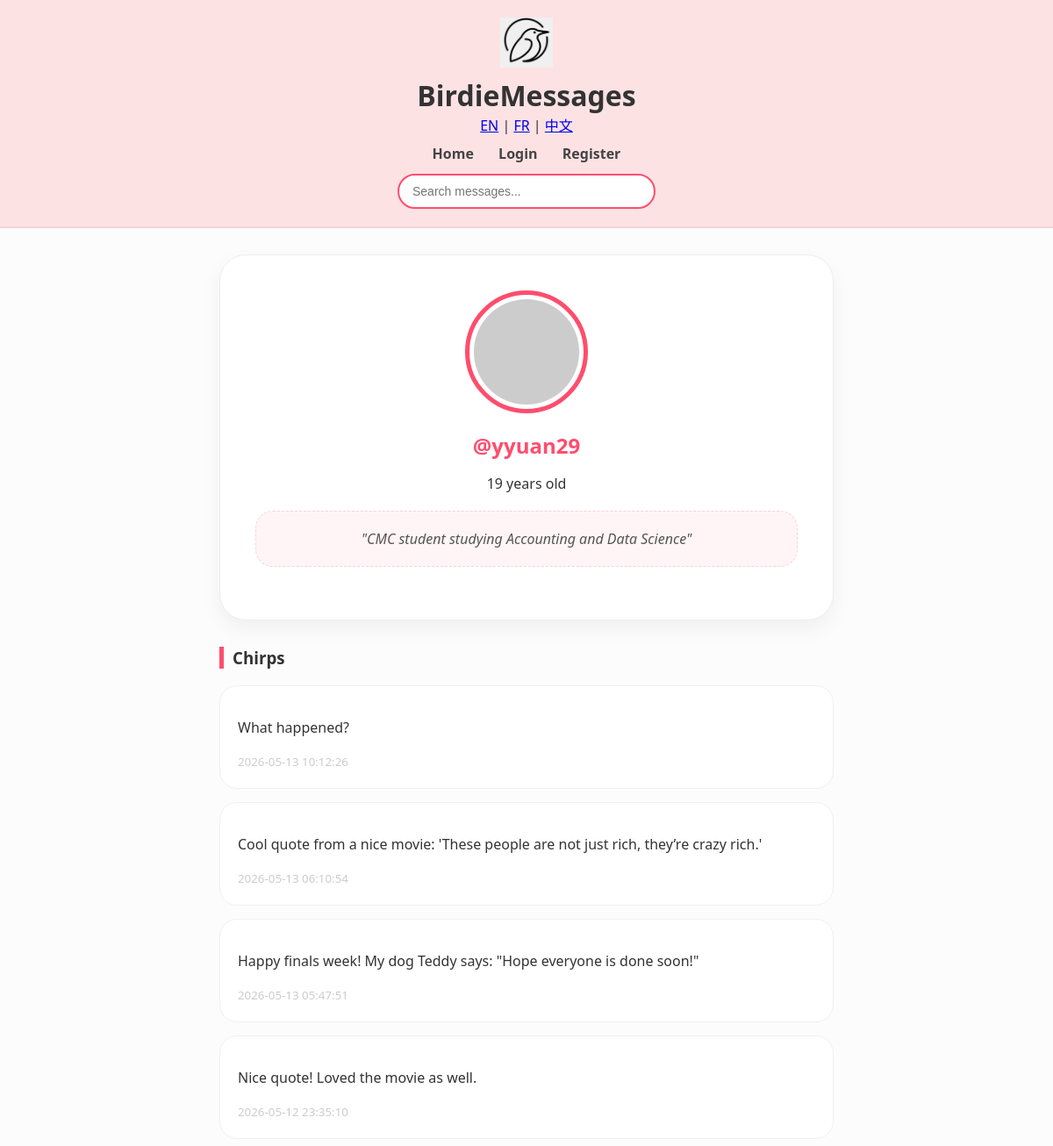
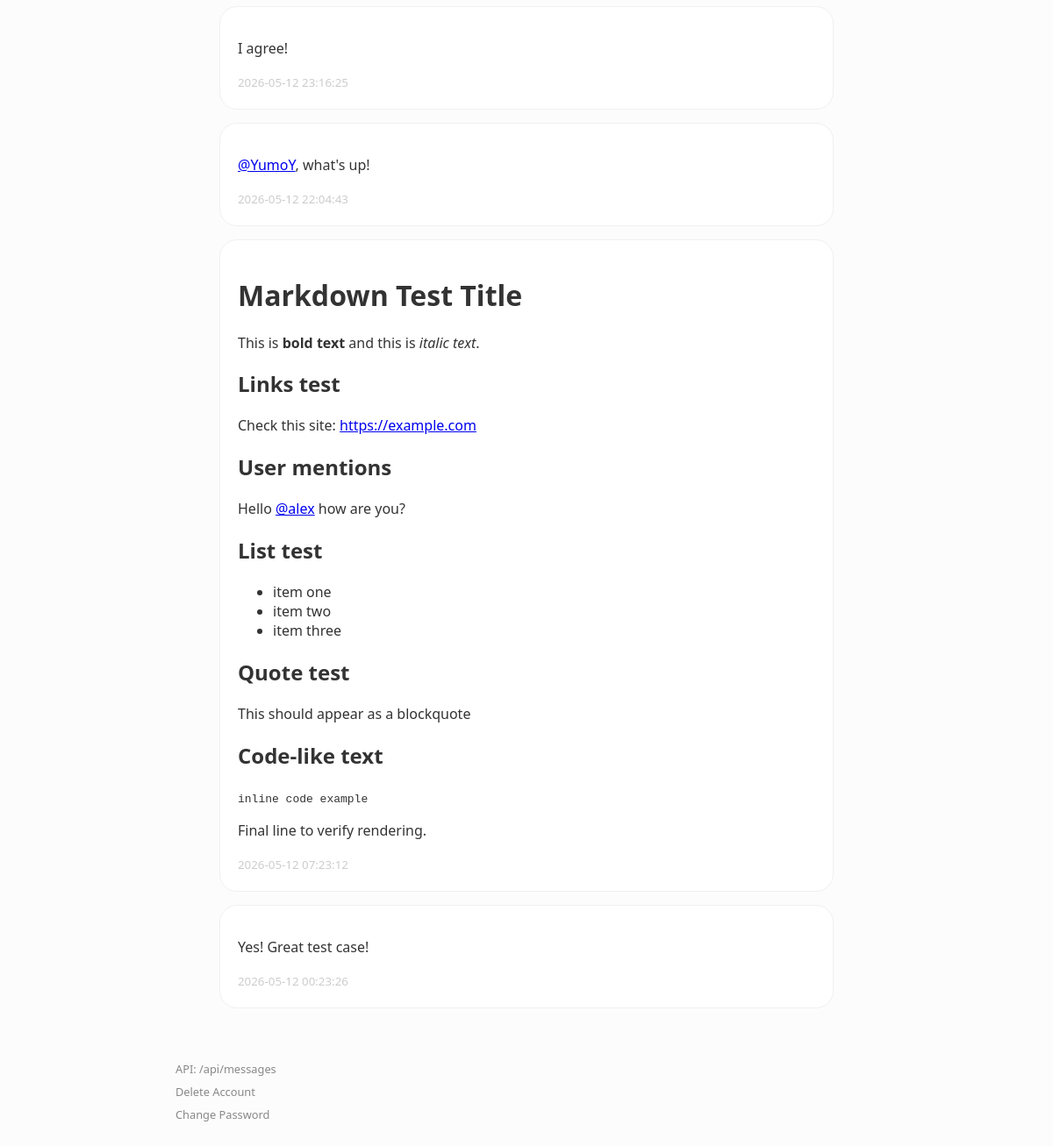
/profile/yyuan29, run on the app's committed database (2 pictures, top to bottom).
### tables this page shows
CREATE TABLE users (
            id INTEGER PRIMARY KEY AUTOINCREMENT,
            username TEXT UNIQUE,
            password TEXT,
            age INTEGER,
            bio TEXT
        );

### app.py (the view)
@app.get("/profile/{username}", response_class=HTMLResponse)
async def view_profile(request: Request, username: str):
    db = get_db()
    user = db.execute(
        "SELECT * FROM users WHERE username = ?",
        (username,)
    ).fetchone()
    if not user:
        db.close()
        return HTMLResponse("User not found", 404)
    messages = db.execute(
        """
        SELECT m.*, u.username
        FROM messages m
        JOIN users u ON m.user_id = u.id
        WHERE m.user_id = ?
        ORDER BY m.timestamp DESC
        """,
        (user["id"],)
    ).fetchall()
    db.close()
    current_user = request.cookies.get("username")
    return templates.TemplateResponse(
        request,
        "profile.html",
        {
            "request": request,
            "profile_user": user,
            "messages": messages,
            "user": current_user,
            "is_own_profile": current_user is not None and current_user == user["username"],
            "t": get_translations(request)
        }
    )

### templates/profile.html (shortened to what this page needs)
<!DOCTYPE html>
<html lang="en">
<head>
</head>
    <body>
        <header class="birdie-header">
        <div class="logo-container">
            <img src="/static/logo.png" class="main-logo">
            <div class="title-nav">
                <h1>BirdieMessages</h1>
                <div class="lang-nav">
                    <a href="/set_lang/en">EN</a> |
                    <a href="/set_lang/fr">FR</a> |
                    <a href="/set_lang/zh">中文</a>
                </div>
                <nav>
                    <a href="/">{{ t.home }}</a>
                    {% if user %}
                        <a href="/create_message">+ {{ t.post }}</a>
                        <a href="/profile/{{ user }}">{{ t.profile }}</a>
                        <a href="/logout">{{ t.logout }}</a>
                    {% else %}
                        <a href="/login">{{ t.login }}</a>
                        <a href="/register">{{ t.register }}</a>
                    {% endif %}
                </nav>
                <div class="search-row">
                    <form action="/search" method="get">
                        <input type="text" name="q" placeholder="{{ t.search_placeholder }}">
                    </form>
                </div>
            </div>
        </div>
    </header>
    <div class="container">
        <div class="profile-card">
            <img src="https://robohash.org/{{ profile_user.username }}?set=set4&size=120x120" class="avatar-large">
            <h2 style="color: var(--birdie-dark-pink); margin:0;">@{{ profile_user.username }}</h2>
            <p>{{ profile_user.age }} years old</p>
            <div class="bio-display">
                {% if profile_user.bio %}"{{ profile_user.bio }}"{% else %}"No bio yet..."{% endif %}
            </div>
        </div>
        <h3 style="border-left: 5px solid var(--birdie-dark-pink); padding-left: 10px;">Chirps</h3>
        {% for msg in messages %}
            <div class="msg-card">
                <div>{{ linkify(msg.content) | safe }}</div>
                <small style="color: #ccc;">{{ msg.timestamp }}</small>
            </div>
        {% endfor %}
    </div>
    <div class="bottom-tools">
    <a href="/api/messages">API: /api/messages</a>
    <a href="/delete_account">Delete Account</a>
    <a href="/change_password">Change Password</a>
</div>
</body>
</html>

### templates/profile.html (style rules this page uses)
:root { --birdie-pink: #fde2e4; --birdie-dark-pink: #ff4d6d; --birdie-border: #fad2d6; }
body { background-color: #fcfcfc; font-family: 'Segoe UI', Tahoma, Geneva, Verdana, sans-serif; margin: 0; padding: 0; color: #333; }
.birdie-header { background-color: var(--birdie-pink); padding: 20px 0; border-bottom: 2px solid var(--birdie-border); text-align: center; }
.title-nav h1 { font-size: 32px; margin: 0; font-weight: 800; }
.title-nav nav { margin-top: 10px; font-weight: 600; }
.title-nav nav a { text-decoration: none; color: #444; margin: 0 12px; }
.container { max-width: 700px; margin: 30px auto; padding: 0 20px; }
.profile-card { background: white; border-radius: 30px; padding: 40px; text-align: center; box-shadow: 0 10px 25px rgba(0,0,0,0.05); margin-bottom: 30px; border: 1px solid #eee; }
.main-logo { width: 60px; height: auto; margin-bottom: 5px; }
.avatar-large { width: 120px; height: 120px; border-radius: 50%; border: 5px solid var(--birdie-dark-pink); background-color: #fff; padding: 5px; margin-bottom: 15px; }
.search-row { margin-top: 12px; }
.search-row input { padding: 10px 15px; width: 260px; border-radius: 20px; border: 2px solid var(--birdie-dark-pink); outline: none; font-size: 14px; background: white; }
.bio-display { background: #fff5f6; padding: 20px; border-radius: 20px; font-style: italic; color: #555; margin: 20px 0; border: 1px dashed var(--birdie-border); }
.msg-card { background: white; padding: 20px; border-radius: 20px; margin-bottom: 15px; border: 1px solid #f0f0f0; }
.bottom-tools { max-width: 800px; margin: 60px auto 40px auto; padding: 0 20px; font-family: inherit; font-size: 0.8em; color: #888; display: flex; flex-direction: column; gap: 8px; }
.bottom-tools a { color: #888; text-decoration: none; }

### data on the page
users: username "yyuan29", age "19", bio "CMC student studying Accounting and Data Science", linkify "What happened?", timestamp "2026-05-13 10:12:26", linkify "Cool quote from a nice movie: 'These people are not just rich, they’re crazy rich.'", timestamp "2026-05-13 06:10:54", linkify "Happy finals week! My dog Teddy says: \"Hope everyone is done soon!\"", timestamp "2026-05-13 05:47:51", linkify "Nice quote! Loved the movie as well.", timestamp "2026-05-12 23:35:10", linkify "I agree!", timestamp "2026-05-12 23:16:25", linkify "@YumoY , what's up!", timestamp "2026-05-12 22:04:43", linkify "Markdown Test Title This is bold text and this is italic text . Links test Check this site: https://example.com User mentions Hello @alex how are you? List test item one item two item three Quote test This should appear as a blockquote Code-like text inline code example Final line to verify rendering.", timestamp "2026-05-12 07:23:12", linkify "Yes! Great test case!", timestamp "2026-05-12 00:23:26"

### other printed values
{{ t.home }} "Home"
{{ t.login }} "Login"
{{ t.register }} "Register"
